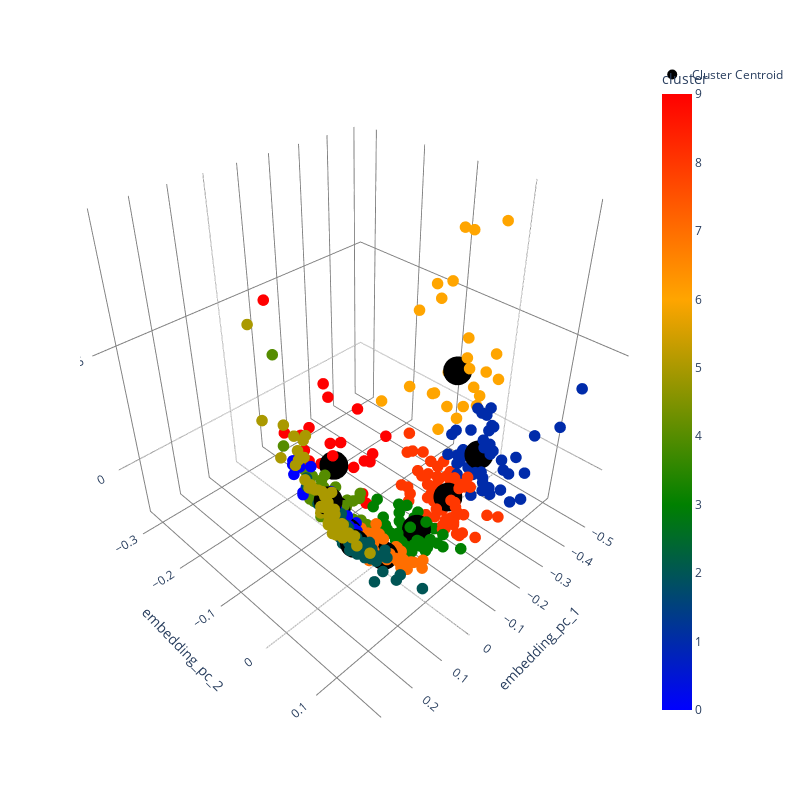

Notebook cell for this chart:
### Markdown cell above
## Visualize the embeddings + aggregate measures: TRAIN

### Code cell
fig = px.scatter_3d(train_df, x='embedding_pc_1', y='embedding_pc_2', z='embedding_pc_3',
              color='cluster', color_continuous_scale=["blue", "green", "orange", "red"])
# add color range

fig.update_traces(marker=dict(size=4))
fig.update_layout(
    width=800,  # Adjust width as needed
    height=800,  # Adjust height as needed
    scene=dict(
        xaxis=dict(gridcolor='grey', backgroundcolor='white'),
        yaxis=dict(gridcolor='grey', backgroundcolor='white'),
        zaxis=dict(gridcolor='grey', backgroundcolor='white'),
        bgcolor='white'
    ),
    paper_bgcolor='white',
    plot_bgcolor='white'
)

fig.add_scatter3d(x=train_df.iloc[centroid_indx_train]['embedding_pc_1'],
                  y=train_df.iloc[centroid_indx_train]['embedding_pc_2'],
                  z=train_df.iloc[centroid_indx_train]['embedding_pc_3'],
                  mode='markers', marker=dict(size=10, color='black'), name='Cluster Centroid')
# fig.write_image("embedding.svg", format='svg')
fig.show()

### Figure 1 — Plotly figure (JSON) as saved in the notebook; plotly's stock layout.template omitted (floating-point values rounded to 4 significant figures; data arrays with more than 128 entries replaced by an {"elided": "..."} marker saying what was removed)
{"data": [{"hovertemplate": "embedding_pc_1=%{x}<br>embedding_pc_2=%{y}<br>embedding_pc_3=%{z}<br>cluster=%{marker.color}<extra></extra>", "legendgroup": "", "marker": {"color": {"elided": "720 int values"}, "coloraxis": "coloraxis", "size": 4, "symbol": "circle"}, "mode": "markers", "name": "", "scene": "scene", "showlegend": false, "type": "scatter3d", "x": {"elided": "720 float values"}, "y": {"elided": "720 float values"}, "z": {"elided": "720 float values"}}, {"marker": {"color": "black", "size": 10}, "mode": "markers", "name": "Cluster Centroid", "type": "scatter3d", "x": [0.05894, -0.2854, 0.104, -0.101, -0.002829, 0.1977, -0.3677, 0.02159, -0.2026, -0.0862], "y": [-0.02396, 0.04957, 0.01704, 0.02712, -0.08582, 0.02701, -0.03747, 0.02778, 0.03554, -0.141], "z": [-0.008427, 0.008801, -0.001742, -0.01401, -0.01414, 0.02809, 0.02961, -0.0144, -0.006398, -0.007411]}], "layout": {"coloraxis": {"colorbar": {"title": {"text": "cluster"}}, "colorscale": [[0, "blue"], [0.3333, "green"], [0.6667, "orange"], [1, "red"]]}, "height": 800, "legend": {"tracegroupgap": 0}, "margin": {"t": 60}, "paper_bgcolor": "white", "plot_bgcolor": "white", "scene": {"bgcolor": "white", "domain": {"x": [0, 1], "y": [0, 1]}, "xaxis": {"backgroundcolor": "white", "gridcolor": "grey", "title": {"text": "embedding_pc_1"}}, "yaxis": {"backgroundcolor": "white", "gridcolor": "grey", "title": {"text": "embedding_pc_2"}}, "zaxis": {"backgroundcolor": "white", "gridcolor": "grey", "title": {"text": "embedding_pc_3"}}}, "width": 800}}
